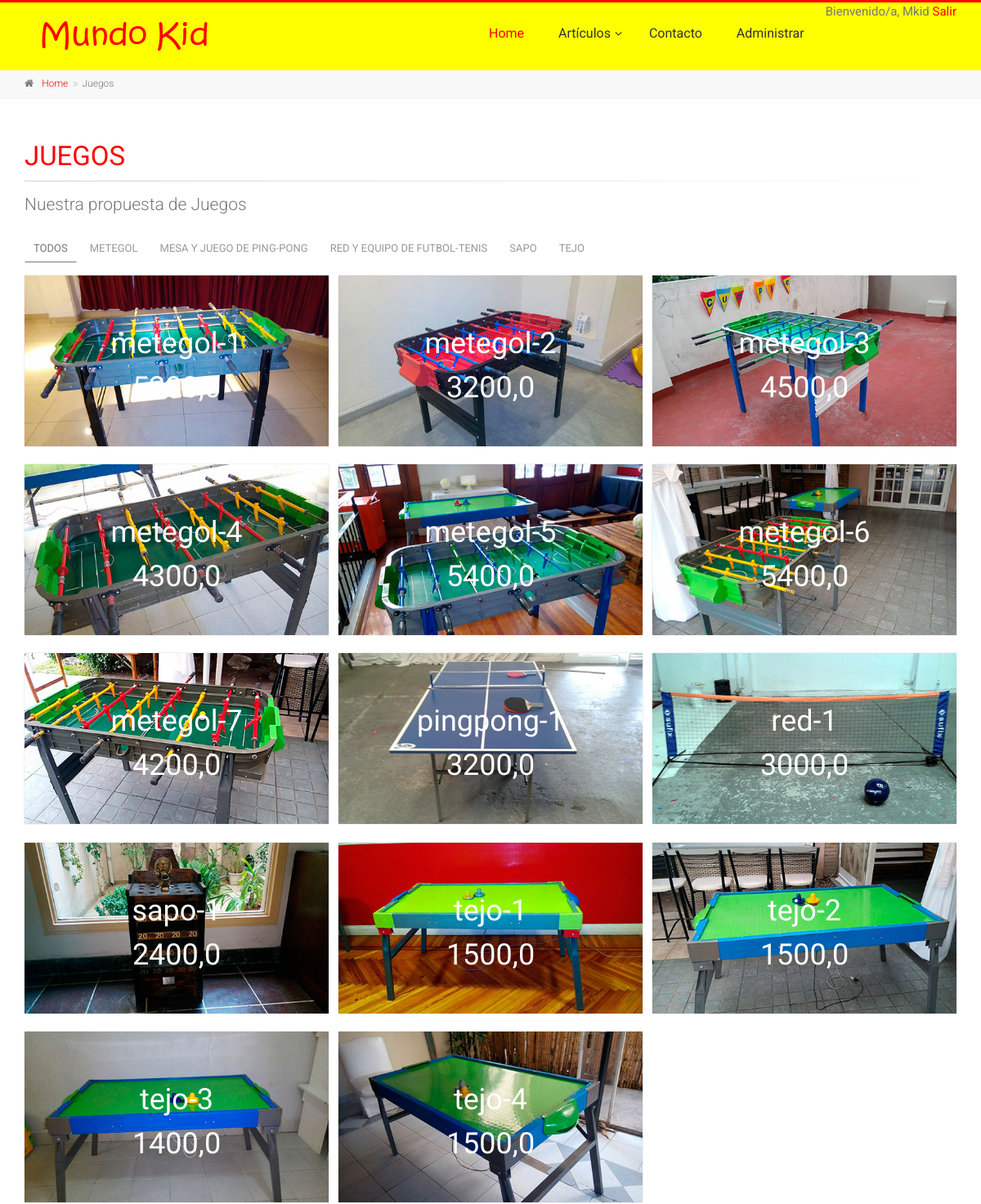
Before: /juegos/ (signed in, upper part) with the older database file.
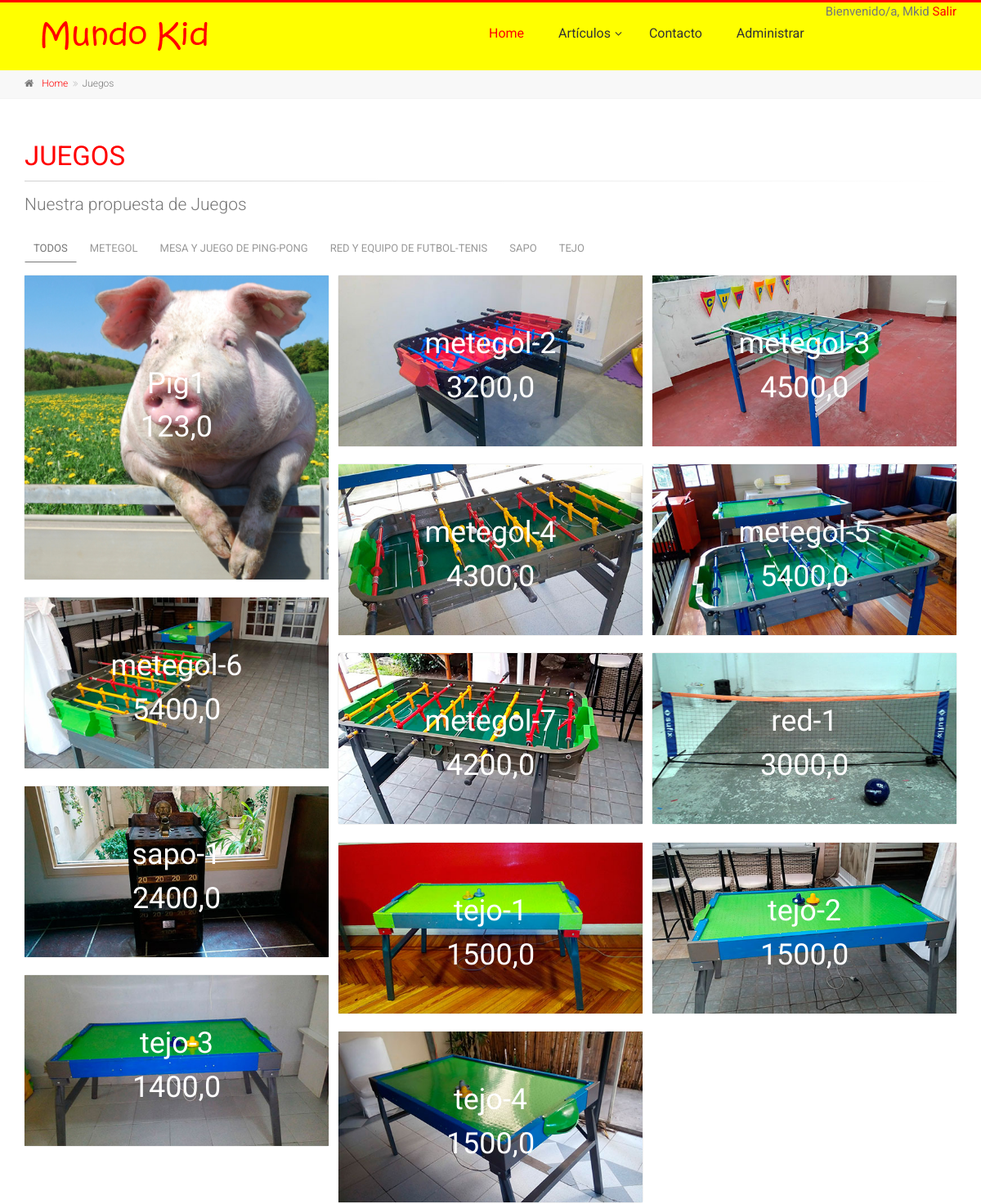
After: the same page with the newer database file.
### Articulos/models.py (models this page shows, shortened)
class Subcategoria(models.Model):
    id_subcategoria=models.TextField(primary_key=True,max_length=10,verbose_name="Id Subcategoría")
    id_categoria=models.CharField(
        models.ForeignKey('Categoria',on_delete=models.CASCADE),
        max_length=2, null=False, blank=False,
        choices=categorias_id,
        default='in')
    desc_subcategoria=models.TextField(max_length=40,verbose_name="Descripción Subcategoría")

class Articulo(models.Model):
    id=models.AutoField(primary_key=True,verbose_name="Id_Artículo")
    nombre=models.TextField(max_length=40)
    categoria=models.CharField(
        models.ForeignKey('Categoria',on_delete=models.CASCADE),
        max_length=2, null=False, blank=False,
        choices=categorias_id,
        default='in')
    subcategoria=models.TextField(
        models.ForeignKey('Subcategoria',on_delete=models.CASCADE),
        null=False, blank=False,
        max_length=10)
    stock=models.IntegerField()
    precio=models.FloatField()
    imagen_url = models.ImageField(upload_to='articulos', null=True, blank=True, default='No-Image-Placeholder.svg')
    class Meta:
        verbose_name ="articulo"
        verbose_name_plural="articulos"
        ordering= ['nombre']

### Articulos/views.py (the view)
# urls.py: path('juegos/',Articulos_views.juegos,name="juegos"),
@login_required
def juegos(request):
    articulos=Articulo.objects.filter(categoria = 'ju')
    subcategorias=Subcategoria.objects.filter(id_categoria = 'ju')
    return render(request,"Articulos/articulos.html",{'articulos':articulos,'subcategorias' : subcategorias, 'titulo':'Juegos'})

### Articulos/templates/Articulos/articulos.html
{% extends 'MundoKid/base.html' %}
{% load static %}
{% block content %}
			<div class="breadcrumb-container">
				<div class="container">
					<ol class="breadcrumb">
						<li><i class="fa fa-home pr-10"></i><a href="{% url 'home' %}">Home</a></li>
						<li class="active">{{titulo}}</li>
					</ol>
				</div>
			</div>
			<section class="main-container">
				<div class="container">
					<div class="row">
						<div class="main col-md-12">
							<h1 class="page-title"><span>{{titulo}}</span></h1>
							<div class="separator-2"></div>
							<p class="lead">Nuestra propuesta de {{titulo}}</p>
							<div class="filters">
								<ul class="nav nav-pills">
									<li class="active"><a href="#" data-filter="*">Todos</a></li>
									{% for subcategoria in subcategorias %}
									<li><a href="#" data-filter='.{{subcategoria.id_subcategoria}}'>{{subcategoria.desc_subcategoria}}</a></li>
									{% endfor %}
                                </ul>
							</div>
							<div class="isotope-container row grid-space-10">
							{% load static %}
                                {% for articulo in articulos %}
								<div class="col-md-4 col-sm-6 isotope-item {{articulo.subcategoria}}">
									<div class="image-box txt-box bordered text-center mb-20">
										<div class="overlay-container">
											<img src="{{ articulo.imagen_url.url }}" alt="{{titulo}}">
											<div class="text">
												<h3>{{articulo.nombre}}</h3>
												<h3>{{articulo.precio}}</h3>
											</div>
										</div>
									</div>
								</div>
                                {% endfor %}
                            </div>
						</div>
					</div>
				</div>
			</section>
{% endblock %}

Changed rows visible on the page:
removed Articulo: imagen_url (picture), nombre "metegol-1", precio "5200,0"
removed Articulo: imagen_url (picture), nombre "pingpong-1", precio "3200,0"
added Articulo: imagen_url (picture), nombre "Pig1", precio "123,0"
